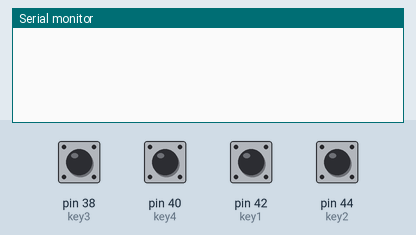
Simulated run of this sketch. Board: Arduino Mega 2560, built with avr-gcc and run on an emulated ATmega2560. Shown: the last lines printed to the serial monitor. Inputs (shaded band) come from the test bench; at power-on: pin 38 (key3), pin 40 (key4), pin 42 (key1), pin 44 (key2) HIGH.

Above: at 1.2 s.
1.3 s: pin 38 (key3) pulled LOW for 0.15 s
At 2.2 s:
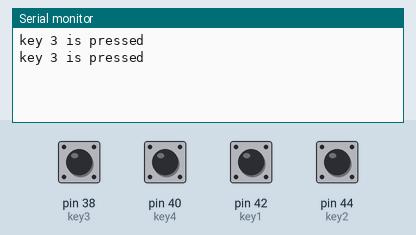
2.9 s: pin 40 (key4) pulled LOW for 0.15 s
At 3.4 s:
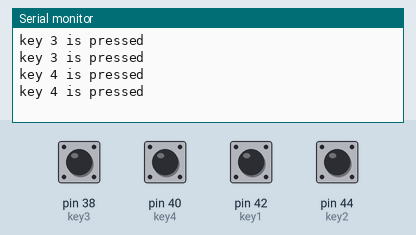
4.5 s: pin 42 (key1) pulled LOW for 0.15 s
At 5.8 s:
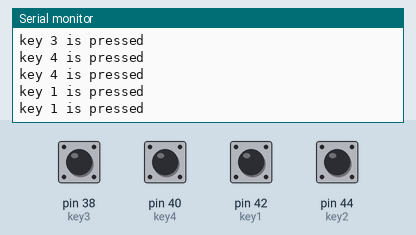
6.1 s: pin 44 (key2) pulled LOW for 0.15 s
At 7.1 s:
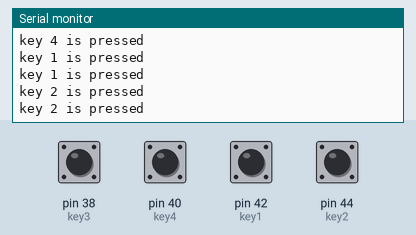
Timing chart, 0 to 8.7 s (numbered marks = the images above; inputs shaded):
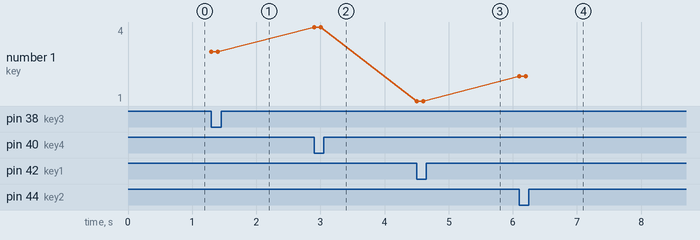

The sketch:

1x4_keypad_as_a_pullup_button.ino
```cpp
#define key1 42 //connect wire 1 to pin 2
#define key2 44 //connect wire 2 to pin 3
#define key3 38 //connect wire 3 to pin 4
#define key4 40 //connect wire 4 to pin 5

void setup() {
 Serial.begin(9600);
 pinMode(key1, INPUT_PULLUP);// set pin as input
 pinMode(key2, INPUT_PULLUP);// set pin as input
 pinMode(key3, INPUT_PULLUP);// set pin as input
 pinMode(key4, INPUT_PULLUP);// set pin as input
}

void loop() {
  int key1S = digitalRead(key1);// read if key1 is pressed
  int key2S = digitalRead(key2);// read if key1 is pressed
  int key3S = digitalRead(key3);// read if key1 is pressed
  int key4S = digitalRead(key4);// read if key1 is pressed
 // Code written for Robojax.com video Tutorial
     if(!key1S){
      Serial.println("key 1 is pressed");
     }
     if(!key2S){
      Serial.println("key 2 is pressed");
     }
     if(!key3S){
      Serial.println("key 3 is pressed");
     }
     if(!key4S){
      Serial.println("key 4 is pressed");
     }
     delay(100);
}
```

Measured:
- after the input at 1.3 s, the serial monitor: prints a new line at once (image 1)
- after the input at 2.9 s, the serial monitor: prints a new line at once (image 2)
- after the input at 4.5 s, the serial monitor: prints a new line at once (image 3)
- after the input at 6.1 s, the serial monitor: prints a new line at once (image 4)
- plotted number 1: 3 → 4 after the input at 2.9 s, 4 → 1 after the input at 4.5 s, 1 → 2 after the input at 6.1 s
